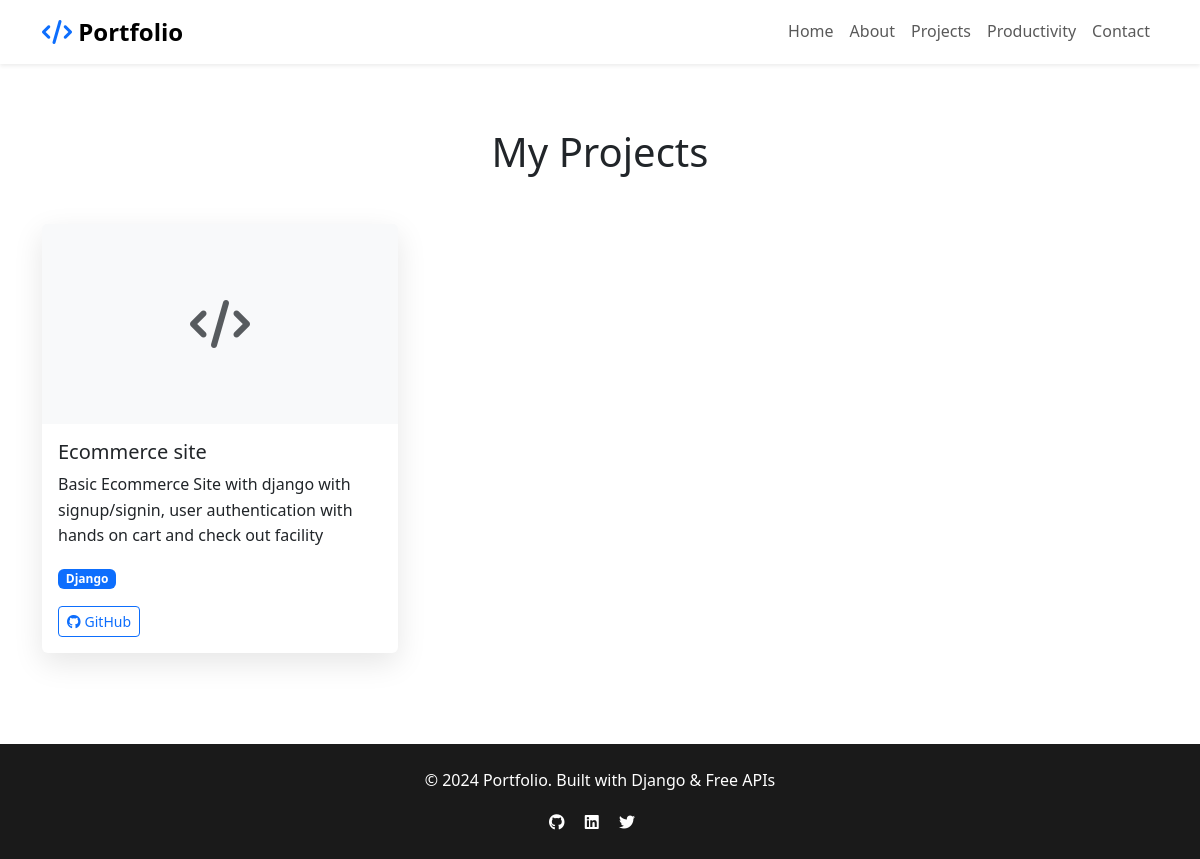
/projects/, run on the app's committed database.
### portfolioapp/models.py (models this page shows, shortened)
class Project(models.Model):
    title = models.CharField(max_length=200)
    description = models.TextField()
    image = models.ImageField(upload_to='projects/', blank=True)
    demo_url = models.URLField(blank=True)
    github_url = models.URLField(blank=True)
    technologies = models.ManyToManyField(Skill)
    featured = models.BooleanField(default=False)
    created_at = models.DateTimeField(auto_now_add=True)
    class Meta:
        ordering = ['-created_at']

class Skill(models.Model):
    name = models.CharField(max_length=100)
    proficiency = models.IntegerField(help_text="Proficiency level (1-100)")
    category = models.CharField(max_length=50, choices=[
        ('frontend', 'Frontend'),
        ('backend', 'Backend'),
        ('database', 'Database'),
        ('tools', 'Tools'),
        ('other', 'Other')
    ])

### portfolioapp/views.py (the view)
# urls.py: path('projects/', views.projects, name='projects'),
def projects(request):
    all_projects = Project.objects.all()
    skills = Skill.objects.all()
    context = {
        'projects': all_projects,
        'skills': skills,
    }
    return render(request, 'portfolioapp/projects.html', context)

### portfolioapp/templates/portfolioapp/projects.html (shortened to what this page needs)
{% extends 'base.html' %}
{% block content %}
<section class="py-5" style="margin-top: 80px;">
    <div class="container" style="min-height:71vh;">
        <h1 class="text-center mb-5" data-aos="fade-up">My Projects</h1>
        <div class="row">
            {% for project in projects %}
            <div class="col-lg-4 col-md-6 mb-4" data-aos="fade-up" data-aos-delay="{% cycle 100 200 300 %}">
                <div class="card h-100">
                    {% if project.image %}
                        <img src="{{ project.image.url }}" class="card-img-top" alt="{{ project.title }}" style="height: 200px; object-fit: cover;">
                    {% else %}
                        <div class="card-img-top bg-light d-flex align-items-center justify-content-center" style="height: 200px;">
                            <i class="fas fa-code fa-3x text-muted"></i>
                        </div>
                    {% endif %}
                    <div class="card-body d-flex flex-column">
                        <h5 class="card-title">{{ project.title }}</h5>
                        <p class="card-text flex-grow-1">{{ project.description|truncatewords:20 }}</p>
                        <div class="mb-3">
                            {% for tech in project.technologies.all %}
                                <span class="badge bg-primary me-1">{{ tech.name }}</span>
                            {% endfor %}
                        </div>
                        <div class="d-flex justify-content-between mt-auto">
                            {% if project.github_url %}
                                <a href="{{ project.github_url }}" class="btn btn-outline-primary btn-sm" target="_blank">
                                    <i class="fab fa-github me-1"></i>GitHub
                                </a>
                            {% endif %}
                        </div>
                    </div>
                </div>
            </div>
            {% endfor %}
        </div>
    </div>
</section>
{% endblock %}

### portfolioapp/templates/base.html (style rules this page uses)
:root { --primary-color: #667eea; --secondary-color: #764ba2; --dark-color: #1a1a1a; --light-color: #f8f9fa; }
body { font-family: 'Segoe UI', Tahoma, Geneva, Verdana, sans-serif; line-height: 1.6; }
.card { border: none; box-shadow: 0 10px 30px rgba(0,0,0,0.1); transition: transform 0.3s ease; }

### data on the page
Project: title "Ecommerce site", description "Basic Ecommerce Site with django with signup/signin, user authentication with hands on cart and check out facility"
Skill: name "Django"
